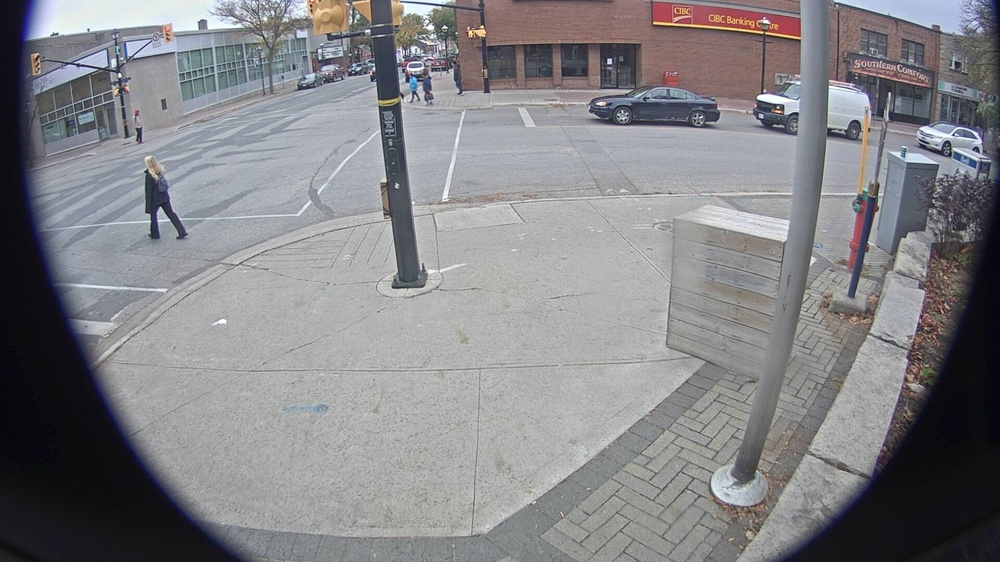
#> input picture src/unittest/resources/images/crossing-1.jpg, 1000 x 562 px, shrunk from 1920 x 1080 before the run
$ python vision_tests.py
#> lines starting #> are read from the running program, lines starting #| are printed output that depends on the picture
from unittest import TestCase

import os
import skimage

from vision.models import get_trained_model, detect_objects, draw_boxes

import cv2

INPUT_DIR = os.path.join(os.path.dirname(__file__), "..", "resources", "images")
OUTPUT_DIR = os.path.join(os.path.dirname(__file__), "..", "resources", "annotated-images")

image = skimage.io.imread(os.path.join(INPUT_DIR, "crossing-1.jpg"))
#> image is the input picture: shape (562, 1000, 3); mean R, G, B 131.3, 131.1, 134.3
section1 = skimage.io.imread(os.path.join(INPUT_DIR, "200-200-200-300.jpg"))
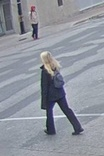
#> input picture src/unittest/resources/images/200-200-200-300.jpg, 104 x 156 px, shrunk from 200 x 300 before the run
#> section1 is the input picture: shape (156, 104, 3); mean R, G, B 144, 148.3, 157.6
section2 = skimage.io.imread(os.path.join(INPUT_DIR, "750-100-150-100.jpg"))
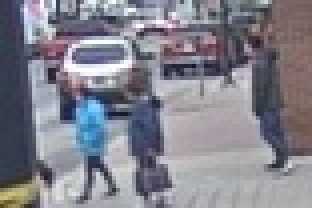
#> input picture src/unittest/resources/images/750-100-150-100.jpg, 78 x 52 px, shrunk from 150 x 100 before the run (shown 4 times larger)
#> section2 is the input picture: shape (52, 78, 3); mean R, G, B 130.6, 129.9, 140.3
#> (the run stopped early here; a loop or call above may not have finished)
